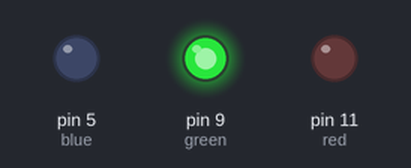
A sketch run on a simulated Arduino Uno, built with avr-gcc and run on an emulated ATmega328P. Parts: output pins drawn as LEDs (lit = HIGH).

Above: at 2.5 s.
At 9.0 s:
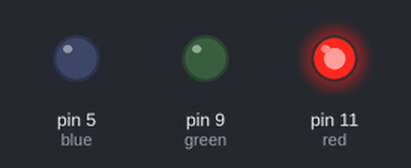
At 12.2 s:
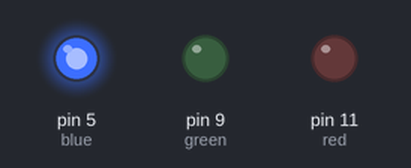
Timing chart, 0 to 16.9 s (numbered marks = the images above):
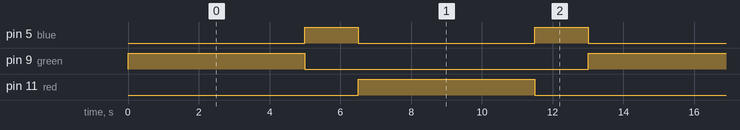

The sketch:

DAY3_TRAFFIC_LIGHT.ino
```cpp
int red = 11;
int green = 9;
int blue = 5;

void setup() {
  pinMode(red,OUTPUT);
  pinMode(green,OUTPUT);
  pinMode(blue,OUTPUT);

}

void loop() {
  digitalWrite(green,HIGH);
  delay(5000);
  digitalWrite(green,LOW);

  digitalWrite(blue,HIGH);
  delay(1500);
  digitalWrite(blue,LOW);

  digitalWrite(red,HIGH);
  delay(5000);
  digitalWrite(red,LOW);

  digitalWrite(blue,HIGH);
  delay(1500);
  digitalWrite(blue,LOW);


}
```

Measured:
- by itself, pin 5 (blue): alternates HIGH for 1.5 s and LOW for 5.0 s
- by itself, pin 9 (green), pin 11 (red): alternates HIGH for 5.0 s and LOW for 8.0 s
- by itself, everything shown: repeats every 13.0 s, in 5 steps
